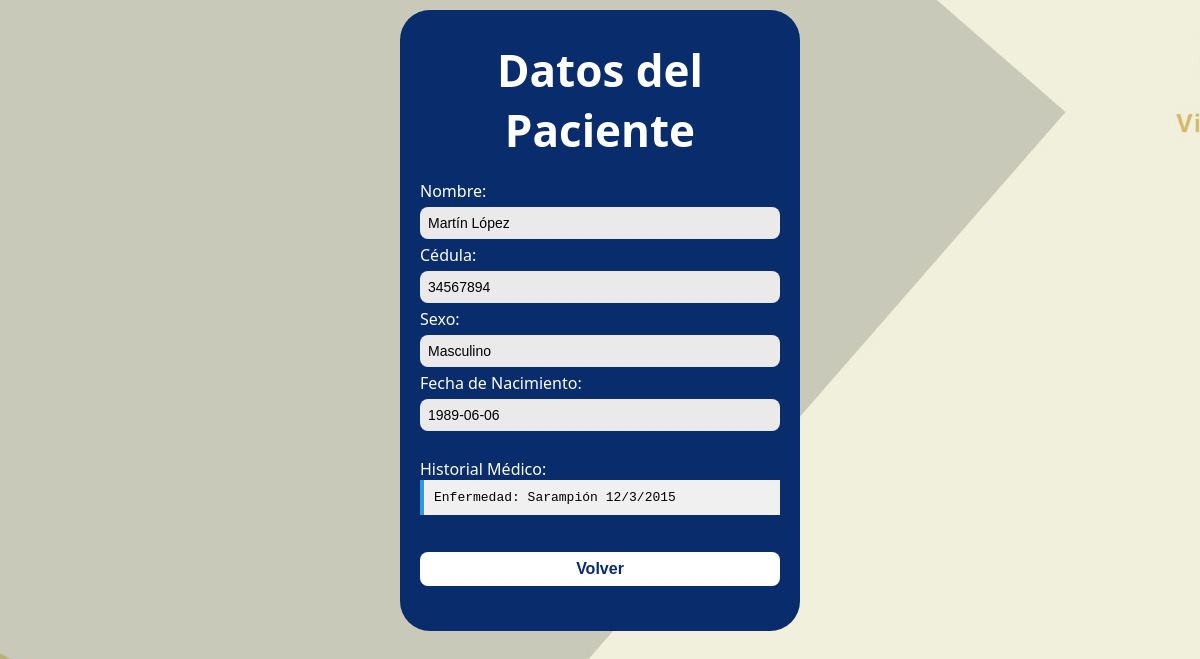
Screenshot of /Doctores/VerMas.php?id=19 (signed in) with the database file from the repository.
### tables this page shows
CREATE TABLE `consulta` (
  `ID_Consulta` int(11) NOT NULL,
  `Cedula_D` int(11) NOT NULL,
  `ID_Especialidad` int(11) NOT NULL,
  `Fecha_Consulta` date NOT NULL,
  `Horario` time NOT NULL,
  `Cedula_P` int(11) DEFAULT NULL,
  `Estado` enum('Disponible','Ocupado','Cancelado') NOT NULL DEFAULT 'Disponible'
);

CREATE TABLE `paciente` (
  `Cedula_P` int(11) NOT NULL,
  `Nombre_P` varchar(100) DEFAULT NULL,
  `Fecha_Nac` date DEFAULT NULL,
  `Sexo` varchar(10) DEFAULT NULL,
  `Correo` varchar(50) DEFAULT NULL,
  `His_med` varchar(1000) DEFAULT NULL,
  `Tel` varchar(15) DEFAULT NULL,
  `Contraseña_P` varchar(10) DEFAULT NULL,
  `Usuario_P` varchar(50) DEFAULT NULL
);

### Doctores/VerMas.php (the view, shortened to what this page needs)
<?php
include '../Base de datos/Conexion.php';
$id_cita = (int)$_GET['id'];
$stmt = $conn->prepare("
    SELECT p.Nombre_P, p.Cedula_P, p.Sexo, p.Fecha_Nac, p.His_med, c.Fecha_Consulta
    FROM consulta c
    INNER JOIN paciente p ON c.Cedula_P = p.Cedula_P
    WHERE c.ID_Consulta = ?
");
$stmt->bind_param("i", $id_cita);
$stmt->execute();
$result = $stmt->get_result();
$paciente = $result->fetch_assoc();
?>
<!DOCTYPE html>
<html lang="es">
<head>
  <link rel="stylesheet" href="../Administradores/estiloL.css">
  <link rel="stylesheet" href="../Administradores/Estilo.css">
</head>
<body>
<div class="cuadrado">
  <div class="titulo">
    <h1>Datos del Paciente</h1>
  </div>
  <div class="info-paciente">
        Nombre: <input type="text" value="<?php echo htmlspecialchars($paciente['Nombre_P']); ?>" readonly><br>
        Cédula: <input type="text" value="<?php echo htmlspecialchars($paciente['Cedula_P']); ?>" readonly><br>
        Sexo: <input type="text" value="<?php echo htmlspecialchars($paciente['Sexo']); ?>" readonly><br>
        Fecha de Nacimiento: <input type="text" value="<?php echo htmlspecialchars($paciente['Fecha_Nac']); ?>" readonly><br><br>
        Historial Médico:<br>
        <?php
        $historiales = explode("-------------------------", $paciente['His_med']);
        foreach ($historiales as $bloque) {
            if (trim($bloque) !== "") {
                echo '<div class="historial-bloque">' . htmlspecialchars(trim($bloque)) . '</div>';
            }
        }
        ?>
        <br>
        <button type="button" onclick="window.history.back();">Volver</button>
  </div>
</div>
</body>
</html>

### Administradores/estiloL.css (style rules this page uses)
* { margin: 0; padding: 0; box-sizing: border-box; }
body { font-family: 'Segoe UI', sans-serif; position: relative; min-height: 100vh; margin: 0; display: flex; justify-content: center; align-items: center; }
body::before { content: ""; position: fixed; top: 0; left: 0; right: 0; bottom: 0; background-image: url('../Imagenes/Inicio.jpg'); background-size: cover; background-position: center; background-repeat: no-repeat; background-attachment: fixed; z-index: 0; pointer-events: none; }
.login-container, .cuadrado, .superior, main, header, .tablas { position: relative; z-index: 1; }
input { width: 100%; padding: 10px; border-radius: 15px; border: none; background-color: #c2c9da; font-size: 14px; margin-bottom: 15px; height: auto; }
button { background-color: #f0d67a; color: #0a295a; border: none; padding: 12px 20px; border-radius: 25px; font-size: 16px; font-weight: bold; cursor: pointer; transition: background-color 0.3s ease; }

### Administradores/Estilo.css (style rules this page uses)
.cuadrado { color: white; position: absolute; top: 10px; height: auto; width: 400px; background-color: #082c6c; border-radius: 30px; display: flex; flex-direction: column; justify-content: flex-start; align-items: center; padding: 30px 20px; box-sizing: border-box; }
.titulo { font-size: 22px; text-align: center; margin-bottom: 20px; font-weight: bold; }
.info-paciente, .info { align-self: stretch; text-align: left; margin-bottom: 10px; }
input, button { width: 100%; margin: 5px 0; padding: 8px; border-radius: 8px; border: none; }
button { background-color: #fff; color: #082c6c; font-weight: bold; cursor: pointer; }

### Doctores/VerMas.php (style rules this page uses)
.historial-bloque { background-color: #f0f0f0; border-left: 4px solid #3498db; padding: 10px; margin-bottom: 10px; white-space: pre-wrap; font-family: monospace; color: black; }
input[readonly] { background-color: #eaeaea; }

### rows the page displays
consulta: Cedula_P.Nombre_P "Martín López", Cedula_P.Cedula_P "34567894", Cedula_P.Sexo "Masculino", Cedula_P.Fecha_Nac "1989-06-06", Cedula_P.His_med "Enfermedad: Sarampión 12/3/2015"
